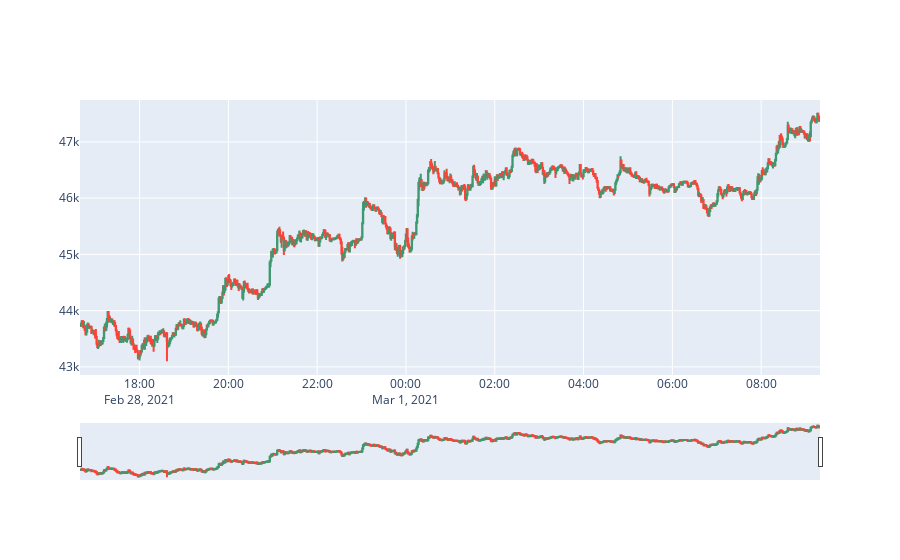

Here is the notebook cell this chart was saved with:
### Code cell
fig = go.Figure(data=[go.Candlestick(x=df.time,
                       open=df.open, high=df.high,
                       low=df.low, close=df.close)])
fig.show()

### Figure 1 — Plotly figure (JSON) as saved in the notebook; plotly's stock layout.template omitted (floating-point values rounded to 4 significant figures; data arrays with more than 128 entries replaced by an {"elided": "..."} marker saying what was removed)
{"data": [{"close": {"elided": "1000 float values"}, "high": {"elided": "1000 float values"}, "low": {"elided": "1000 float values"}, "open": {"elided": "1000 float values"}, "type": "candlestick", "x": {"elided": "1000 str values"}}], "layout": {"autosize": true, "xaxis": {"autorange": true, "range": ["2021-02-28 16:39:30", "2021-03-01 09:19:30"], "rangeslider": {"autorange": true, "range": ["2021-02-28 16:39:30", "2021-03-01 09:19:30"], "yaxis": {"_template": null, "rangemode": "match"}}, "type": "date"}, "yaxis": {"autorange": true, "range": [42860.0, 47740.0]}}}
